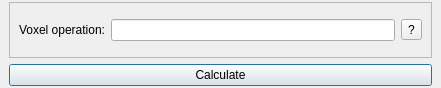
<?xml version="1.0" encoding="UTF-8"?>
<ui version="4.0">
 <class>voxelOperationDialog</class>
 <widget class="QDialog" name="voxelOperationDialog">
  <property name="geometry">
   <rect>
    <x>0</x>
    <y>0</y>
    <width>441</width>
    <height>88</height>
   </rect>
  </property>
  <property name="windowTitle">
   <string>Voxel Operation</string>
  </property>
  <layout class="QVBoxLayout" name="verticalLayout">
   <property name="leftMargin">
    <number>9</number>
   </property>
   <property name="topMargin">
    <number>2</number>
   </property>
   <property name="rightMargin">
    <number>9</number>
   </property>
   <property name="bottomMargin">
    <number>2</number>
   </property>
   <item>
    <widget class="QFrame" name="frame">
     <property name="frameShape">
      <enum>QFrame::StyledPanel</enum>
     </property>
     <property name="frameShadow">
      <enum>QFrame::Raised</enum>
     </property>
     <layout class="QGridLayout" name="gridLayout">
      <item row="0" column="0">
       <widget class="QLabel" name="label">
        <property name="text">
         <string>Voxel operation:</string>
        </property>
       </widget>
      </item>
      <item row="0" column="1">
       <widget class="QLineEdit" name="operationInput">
        <property name="toolTip">
         <string>&lt;!DOCTYPE HTML PUBLIC &quot;-//W3C//DTD HTML 4.0//EN&quot; &quot;http://www.w3.org/TR/REC-html40/strict.dtd&quot;&gt;
&lt;html&gt;&lt;head&gt;&lt;meta name=&quot;qrichtext&quot; content=&quot;1&quot; /&gt;&lt;style type=&quot;text/css&quot;&gt;
p, li { white-space: pre-wrap; }
&lt;/style&gt;&lt;/head&gt;&lt;body style=&quot; font-family:'Sans Serif'; font-size:10pt; font-weight:400; font-style:normal;&quot;&gt;
&lt;p style=&quot; margin-top:0px; margin-bottom:0px; margin-left:0px; margin-right:0px; -qt-block-indent:0; text-indent:0px;&quot;&gt;Available variables:&lt;/p&gt;
&lt;ul style=&quot;margin-top: 0px; margin-bottom: 0px; margin-left: 0px; margin-right: 0px; -qt-list-indent: 1;&quot;&gt;&lt;li style=&quot; margin-top:12px; margin-bottom:0px; margin-left:0px; margin-right:0px; -qt-block-indent:0; text-indent:0px;&quot;&gt;vox&lt;/li&gt;
&lt;li style=&quot; margin-top:0px; margin-bottom:0px; margin-left:0px; margin-right:0px; -qt-block-indent:0; text-indent:0px;&quot;&gt;pos_x&lt;/li&gt;
&lt;li style=&quot; margin-top:0px; margin-bottom:0px; margin-left:0px; margin-right:0px; -qt-block-indent:0; text-indent:0px;&quot;&gt;pos_y&lt;/li&gt;
&lt;li style=&quot; margin-top:0px; margin-bottom:0px; margin-left:0px; margin-right:0px; -qt-block-indent:0; text-indent:0px;&quot;&gt;pos_z&lt;/li&gt;
&lt;li style=&quot; margin-top:0px; margin-bottom:12px; margin-left:0px; margin-right:0px; -qt-block-indent:0; text-indent:0px;&quot;&gt;pos_t&lt;/li&gt;&lt;/ul&gt;
&lt;p style=&quot; margin-top:0px; margin-bottom:0px; margin-left:0px; margin-right:0px; -qt-block-indent:0; text-indent:0px;&quot;&gt;&lt;span style=&quot; font-weight:600; text-decoration: underline;&quot;&gt;Examples&lt;/span&gt;&lt;/p&gt;
&lt;p style=&quot;-qt-paragraph-type:empty; margin-top:0px; margin-bottom:0px; margin-left:0px; margin-right:0px; -qt-block-indent:0; text-indent:0px; font-weight:600; text-decoration: underline;&quot;&gt;&lt;/p&gt;
&lt;p style=&quot; margin-top:0px; margin-bottom:0px; margin-left:0px; margin-right:0px; -qt-block-indent:0; text-indent:0px;&quot;&gt;Common:&lt;/p&gt;
&lt;ul style=&quot;margin-top: 0px; margin-bottom: 0px; margin-left: 0px; margin-right: 0px; -qt-list-indent: 1;&quot;&gt;&lt;li style=&quot; margin-top:12px; margin-bottom:0px; margin-left:0px; margin-right:0px; -qt-block-indent:0; text-indent:0px;&quot;&gt;sin(vox)&lt;/li&gt;
&lt;li style=&quot; margin-top:0px; margin-bottom:0px; margin-left:0px; margin-right:0px; -qt-block-indent:0; text-indent:0px;&quot;&gt;vox * vox&lt;/li&gt;
&lt;li style=&quot; margin-top:0px; margin-bottom:12px; margin-left:0px; margin-right:0px; -qt-block-indent:0; text-indent:0px;&quot;&gt;sum(vox,pos_y)&lt;/li&gt;&lt;/ul&gt;
&lt;p style=&quot; margin-top:0px; margin-bottom:0px; margin-left:0px; margin-right:0px; -qt-block-indent:0; text-indent:0px;&quot;&gt;Thresholding:&lt;/p&gt;
&lt;ul style=&quot;margin-top: 0px; margin-bottom: 0px; margin-left: 0px; margin-right: 0px; -qt-list-indent: 1;&quot;&gt;&lt;li style=&quot; margin-top:12px; margin-bottom:0px; margin-left:0px; margin-right:0px; -qt-block-indent:0; text-indent:0px;&quot;&gt;vox*(vox&amp;gt;140)&lt;/li&gt;
&lt;li style=&quot; margin-top:0px; margin-bottom:12px; margin-left:0px; margin-right:0px; -qt-block-indent:0; text-indent:0px;&quot;&gt;vox*(vox&amp;lt;200)&lt;/li&gt;&lt;/ul&gt;
&lt;p style=&quot; margin-top:0px; margin-bottom:0px; margin-left:0px; margin-right:0px; -qt-block-indent:0; text-indent:0px;&quot;&gt;Masking:&lt;/p&gt;
&lt;ul style=&quot;margin-top: 0px; margin-bottom: 0px; margin-left: 0px; margin-right: 0px; -qt-list-indent: 1;&quot;&gt;&lt;li style=&quot; margin-top:12px; margin-bottom:0px; margin-left:0px; margin-right:0px; -qt-block-indent:0; text-indent:0px;&quot;&gt;vox&amp;gt;140&lt;/li&gt;
&lt;li style=&quot; margin-top:0px; margin-bottom:12px; margin-left:0px; margin-right:0px; -qt-block-indent:0; text-indent:0px;&quot;&gt;vox&amp;lt;200&lt;/li&gt;&lt;/ul&gt;&lt;/body&gt;&lt;/html&gt;</string>
        </property>
       </widget>
      </item>
      <item row="0" column="2">
       <widget class="QToolButton" name="helpButton">
        <property name="text">
         <string>?</string>
        </property>
       </widget>
      </item>
     </layout>
    </widget>
   </item>
   <item>
    <widget class="QPushButton" name="calcButton">
     <property name="text">
      <string>Calculate</string>
     </property>
    </widget>
   </item>
  </layout>
 </widget>
 <resources/>
 <connections/>
</ui>
